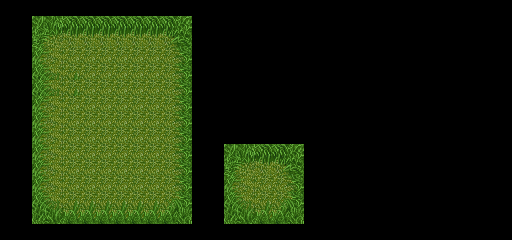

Rendered tile map (Tiled .tmx) drawn with the repository's tilesets; below, a short description and the map source with its tile grids summarised:
An orthogonal 32x15 tile map with 16x16 px tiles, 1 tile layer (Tile Layer 2).

<map version="1.0" orientation="orthogonal" width="32" height="15" tilewidth="16" tileheight="16">
 <tileset firstgid="1" name="grass" tilewidth="16" tileheight="16">
  <image source="grass.bmp" width="80" height="80" />
 </tileset>
 <layer name="Tile Layer 2" width="32" height="15">
  <data>[480 cells, 155 non-empty, 25 distinct tile ids]</data>
 </layer>
</map>